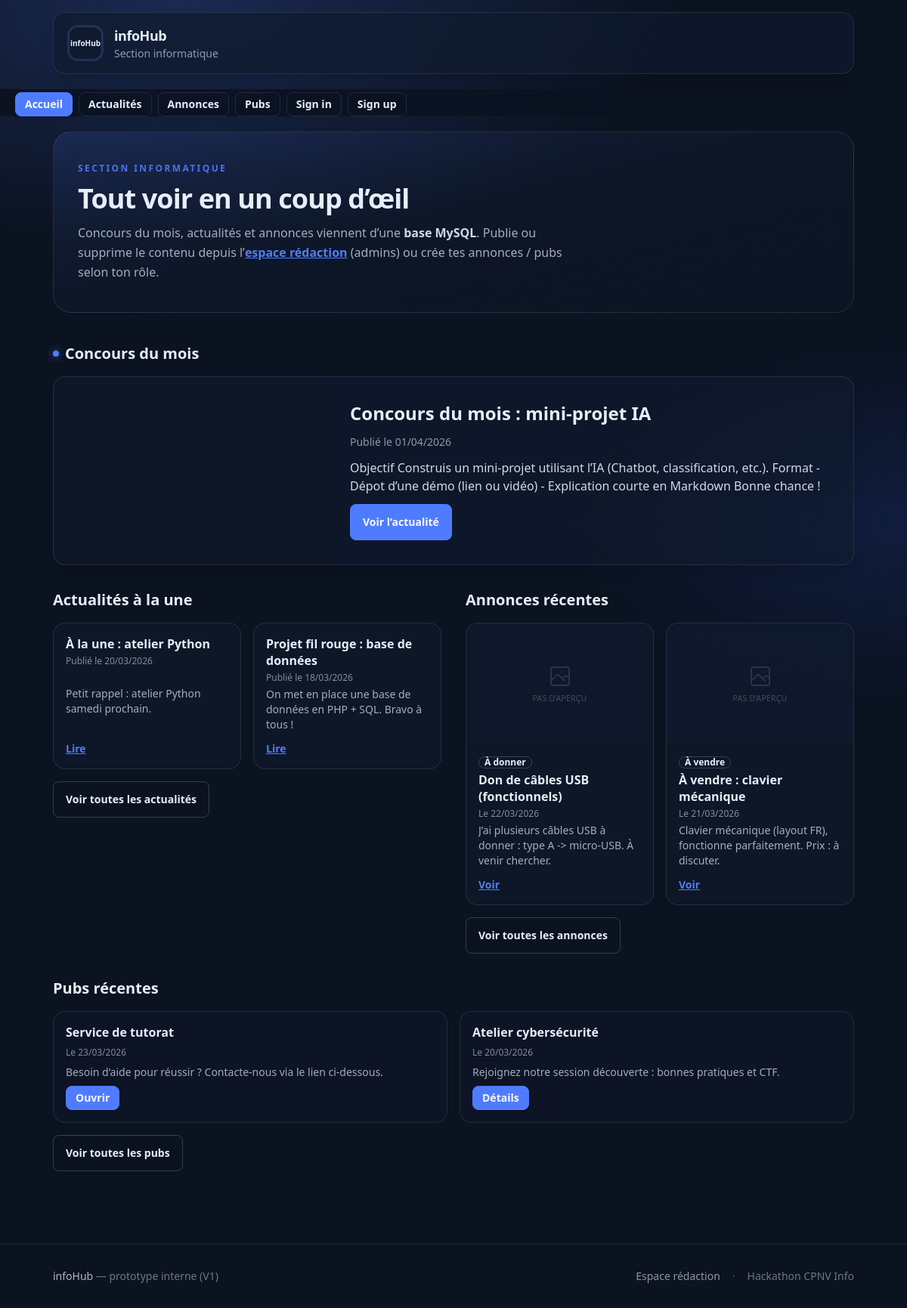
The page / on the database its author committed.
### tables this page shows
CREATE TABLE IF NOT EXISTS news (
  id INT AUTO_INCREMENT PRIMARY KEY,
  title VARCHAR(255) NOT NULL,
  content TEXT NOT NULL,
  image_path VARCHAR(255) NULL,
  is_featured TINYINT(1) NOT NULL DEFAULT 0,
  contest_month CHAR(7) NULL,
  published_at DATETIME NOT NULL DEFAULT CURRENT_TIMESTAMP,
  created_by INT NULL
);

CREATE TABLE IF NOT EXISTS announcements (
  id INT AUTO_INCREMENT PRIMARY KEY,
  title VARCHAR(255) NOT NULL,
  content TEXT NOT NULL,
  image_path VARCHAR(255) NULL,
  category_slug VARCHAR(50) NOT NULL,
  created_by INT NULL,
  status ENUM('visible','hidden') NOT NULL DEFAULT 'visible',
  is_featured TINYINT(1) NOT NULL DEFAULT 0,
  posted_at DATETIME NOT NULL DEFAULT CURRENT_TIMESTAMP,
  CONSTRAINT chk_ann_category CHECK (category_slug IN ('vente','don','covoiturage','aide','petits_boulots','autres'))
);

CREATE TABLE IF NOT EXISTS ads (
  id INT AUTO_INCREMENT PRIMARY KEY,
  title VARCHAR(255) NOT NULL,
  content TEXT NOT NULL,
  image_path VARCHAR(255) NULL,
  link_url VARCHAR(500) NULL,
  created_by INT NULL,
  status ENUM('visible','hidden') NOT NULL DEFAULT 'visible',
  posted_at DATETIME NOT NULL DEFAULT CURRENT_TIMESTAMP
);

### lib/auth.php (called while the page is built, shortened)
<?php
require_once __DIR__ . '/db.php';
function auth_user(): ?array
{
  if (empty($_SESSION['user'])) {
    return null;
  }
  return is_array($_SESSION['user']) ? $_SESSION['user'] : null;
}

### lib/db.php (called while the page is built, shortened)
<?php
function db(): PDO
{
  static $pdo = null;
  if ($pdo instanceof PDO) {
    return $pdo;
  }
  $dsn = sprintf(
    'mysql:host=%s;port=%d;dbname=%s;charset=utf8mb4',
    DB_HOST,
    DB_PORT,
    DB_NAME
  );
  $pdo = new PDO($dsn, DB_USER, DB_PASS, [
    PDO::ATTR_ERRMODE => PDO::ERRMODE_EXCEPTION,
    PDO::ATTR_DEFAULT_FETCH_MODE => PDO::FETCH_ASSOC,
  ]);
  return $pdo;
}

### lib/repositories.php (called while the page is built, shortened)
<?php
require_once __DIR__ . '/db.php';
require_once __DIR__ . '/markdown.php';
function getContestOfMonth(string $yyyyMm): ?array
{
  $sql = "SELECT * FROM news WHERE contest_month = :month ORDER BY published_at DESC LIMIT 1";
  $stmt = db()->prepare($sql);
  $stmt->execute(['month' => $yyyyMm]);
  $row = $stmt->fetch();
  if ($row) {
    return $row;
  }
  $sql = "SELECT * FROM news WHERE contest_month IS NOT NULL ORDER BY published_at DESC LIMIT 1";
  $stmt = db()->query($sql);
  $row = $stmt->fetch();
  return $row ?: null;
}
function getLatestFeaturedNews(int $limit): array
{
  $pdo = db();
  $featuredStmt = $pdo->prepare(
    "SELECT * FROM news WHERE is_featured = 1 ORDER BY published_at DESC LIMIT :lim"
  );
  $featuredStmt->bindValue(':lim', $limit, PDO::PARAM_INT);
  $featuredStmt->execute();
  $featured = $featuredStmt->fetchAll();
  if (count($featured) >= $limit) {
    return $featured;
  }
  $excludedIds = array_filter(array_map(static fn ($r) => (int)$r['id'], $featured));
  $remaining = $limit - count($featured);
  $in = implode(',', array_fill(0, count($excludedIds), '?'));
  $fallbackStmt = $pdo->prepare(
    "SELECT * FROM news WHERE id NOT IN ($in) ORDER BY published_at DESC LIMIT :lim"
  );
  $fallbackStmt->bindValue(':lim', $remaining, PDO::PARAM_INT);
  $fallbackStmt->execute();
  return array_merge($featured, $fallbackStmt->fetchAll());
}
function getLatestFeaturedAnnouncements(int $limit): array
{
  $pdo = db();
  $featuredStmt = $pdo->prepare(
    "SELECT a.*, u.full_name AS author_name, u.email AS author_email
     FROM announcements a
     LEFT JOIN users u ON u.id = a.created_by
     WHERE a.status = 'visible' AND a.is_featured = 1 ORDER BY a.posted_at DESC LIMIT :lim"
  );
  $featuredStmt->bindValue(':lim', $limit, PDO::PARAM_INT);
  $featuredStmt->execute();
  $featured = $featuredStmt->fetchAll();
  if (count($featured) >= $limit) {
    return $featured;
  }
  $excludedIds = array_filter(array_map(static fn ($r) => (int)$r['id'], $featured));
  $remaining = $limit - count($featured);
  $in = implode(',', array_fill(0, count($excludedIds), '?'));
  $fallbackStmt = $pdo->prepare(
    "SELECT a.*, u.full_name AS author_name, u.email AS author_email
     FROM announcements a
     LEFT JOIN users u ON u.id = a.created_by
     WHERE a.status = 'visible' AND a.id NOT IN ($in) ORDER BY a.posted_at DESC LIMIT :lim"
  );
  $fallbackStmt->bindValue(':lim', $remaining, PDO::PARAM_INT);
  $fallbackStmt->execute();
  return array_merge($featured, $fallbackStmt->fetchAll());
}
function getLatestAds(int $limit): array
{
  $stmt = db()->prepare("SELECT * FROM ads WHERE status = 'visible' ORDER BY posted_at DESC LIMIT :lim");
  $stmt->bindValue(':lim', $limit, PDO::PARAM_INT);
  $stmt->execute();
  return $stmt->fetchAll();
}

### pages/home.php (the view, shortened to what this page needs)
<?php
require_once __DIR__ . '/../lib/auth.php';
require_once __DIR__ . '/../lib/repositories.php';
$viewer = auth_user();
?>
<?php require __DIR__ . '/../templates/header.php'; ?>
<?php
$currentMonth = date('Y-m');
$contest = getContestOfMonth($currentMonth);
$news = getLatestFeaturedNews(2);
$announcements = getLatestFeaturedAnnouncements(2);
$ads = getLatestAds(2);
?>
<section class="mb-10 rounded-2xl sm:rounded-3xl border border-base-content/10 bg-gradient-to-br from-primary/15 via-base-200/50 to-base-200/30 px-4 py-7 sm:px-8 sm:py-10 animate-fade-in [animation-fill-mode:both] min-w-0 max-w-full">
  <p class="text-xs font-bold uppercase tracking-[0.18em] sm:tracking-[0.2em] text-primary/90 mb-3 break-words">Section informatique</p>
  <h1 class="text-2xl min-[400px]:text-3xl sm:text-4xl font-bold tracking-tight text-base-content mb-3 leading-tight text-balance break-words">Tout voir en un coup d’œil</h1>
  <p class="text-base text-base-content/70 max-w-2xl leading-relaxed break-words">
    Concours du mois, actualités et annonces viennent d’une <strong class="text-base-content/90">base MySQL</strong>.
    <?php if ($viewer && (string)$viewer['role'] === 'collaborateur'): ?>
      En tant que <strong class="text-base-content/90">collaborateur</strong>, tu consultes le site en lecture ; tu peux créer et gérer tes <strong class="text-base-content/90">pubs</strong> depuis la barre de navigation.
    <?php else: ?>
      Publie ou supprime le contenu depuis l’<a href="admin/login.php" class="link link-primary font-semibold">espace rédaction</a> (admins) ou crée tes annonces / pubs selon ton rôle.
    <?php endif; ?>
  </p>
</section>
<section class="my-6 animate-fade-in [animation-delay:80ms] [animation-fill-mode:both]">
  <h2 class="text-xl font-bold mb-4 flex items-center gap-2">
    <span class="h-2 w-2 rounded-full bg-primary shadow-[0_0_12px_rgba(79,124,255,0.8)]" aria-hidden="true"></span>
    Concours du mois
  </h2>
  <?php if ($contest): ?>
    <article class="card lg:card-side bg-base-200/65 border border-base-content/10 shadow-lg hover:shadow-xl transition-shadow duration-300 overflow-x-clip min-w-0 max-w-full">
      <figure class="w-full lg:w-[min(100%,360px)] shrink-0 bg-base-300/40 p-2 sm:p-3 min-w-0">
      </figure>
      <div class="card-body gap-3 min-w-0">
        <h2 class="card-title text-xl min-[400px]:text-2xl font-bold break-words"><?= h($contest['title']) ?></h2>
        <p class="text-sm text-base-content/60">
          Publié le <?= h(date_format(new DateTime($contest['published_at']), 'd/m/Y')) ?>
        </p>
        <div class="rich text-base-content/90">
          <?= render_markdown(markdown_snippet((string)$contest['content'], 260)) ?>
        </div>
        <a class="btn btn-primary w-fit transition-transform duration-200 hover:scale-[1.02]" href="index.php?route=news_detail&id=<?= (int)$contest['id'] ?>">Voir l’actualité</a>
      </div>
    </article>
  <?php endif; ?>
</section>
<section class="my-8 grid gap-8 lg:grid-cols-2 animate-fade-in [animation-delay:120ms] [animation-fill-mode:both]">
  <div>
    <h2 class="text-xl font-bold mb-4">Actualités à la une</h2>
    <div class="grid gap-4 sm:grid-cols-2">
      <?php foreach ($news as $n): ?>
        <article class="card bg-base-200/60 border border-base-content/10 overflow-x-clip min-w-0 max-w-full hover:-translate-y-0.5 hover:shadow-lg transition-all duration-300">
          <div class="card-body p-4 gap-1">
            <h3 class="font-bold text-base leading-snug"><?= h($n['title']) ?></h3>
            <p class="text-xs text-base-content/55">Publié le <?= h(date_format(new DateTime($n['published_at']), 'd/m/Y')) ?></p>
            <p class="text-sm text-base-content/70 line-clamp-3"><?= h(markdown_snippet((string)$n['content'], 140)) ?></p>
            <a class="link link-primary font-bold text-sm mt-2 w-fit" href="index.php?route=news_detail&id=<?= (int)$n['id'] ?>">Lire</a>
          </div>
        </article>
      <?php endforeach; ?>
    </div>
    <a class="btn btn-outline border-base-content/20 mt-4 transition-all duration-200 hover:border-primary/50" href="index.php?route=news">Voir toutes les actualités</a>
  </div>
  <div>
    <h2 class="text-xl font-bold mb-4">Annonces récentes</h2>
    <div class="grid gap-4 sm:grid-cols-2">
      <?php foreach ($announcements as $a): ?>
        <article class="card bg-base-200/60 border border-base-content/10 overflow-hidden min-w-0 max-w-full hover:-translate-y-0.5 hover:shadow-lg transition-all duration-300">
          <?php
          $attachmentPath = !empty($a['image_path']) ? (string)$a['image_path'] : null;
          require __DIR__ . '/../templates/partials/announcement_card_media.php';
          ?>
          <div class="card-body p-4 gap-1">
            <div class="flex flex-wrap items-center gap-x-2 gap-y-1">
              <span class="badge badge-outline badge-sm font-semibold w-fit border-base-content/20"><?= h(ANNOUNCEMENT_CATEGORIES[$a['category_slug']] ?? $a['category_slug']) ?></span>
            </div>
            <h3 class="font-bold text-base leading-snug"><?= h($a['title']) ?></h3>
            <p class="text-xs text-base-content/55">Le <?= h(date_format(new DateTime($a['posted_at']), 'd/m/Y')) ?></p>
            <p class="text-sm text-base-content/70 line-clamp-3"><?= h(markdown_snippet((string)$a['content'], 140)) ?></p>
            <a class="link link-primary font-bold text-sm mt-2 w-fit" href="index.php?route=announcement_detail&id=<?= (int)$a['id'] ?>">Voir</a>
          </div>
        </article>
      <?php endforeach; ?>
    </div>
    <a class="btn btn-outline border-base-content/20 mt-4 transition-all duration-200 hover:border-primary/50" href="index.php?route=announcements">Voir toutes les annonces</a>
  </div>
</section>
<section class="my-8 animate-fade-in [animation-delay:160ms] [animation-fill-mode:both]">
  <h2 class="text-xl font-bold mb-4">Pubs récentes</h2>
  <div class="grid gap-4 sm:grid-cols-2">
    <?php foreach ($ads as $ad): ?>
      <article class="card bg-base-300/50 border border-base-content/10 overflow-x-clip min-w-0 max-w-full hover:-translate-y-0.5 hover:shadow-lg transition-all duration-300">
        <div class="card-body p-4 gap-2">
          <h3 class="font-bold text-base leading-snug"><?= h($ad['title']) ?></h3>
          <p class="text-xs text-base-content/55">Le <?= h(date_format(new DateTime($ad['posted_at']), 'd/m/Y')) ?></p>
          <p class="text-sm text-base-content/70 line-clamp-3"><?= h(markdown_snippet((string)$ad['content'], 160)) ?></p>
          <?php if (!empty($ad['link_url'])): ?>
            <a class="btn btn-primary btn-sm w-fit transition-transform duration-200 hover:scale-[1.02]" href="<?= h($ad['link_url']) ?>" target="_blank" rel="noopener noreferrer">Ouvrir</a>
          <?php else: ?>
            <a class="btn btn-primary btn-sm w-fit transition-transform duration-200 hover:scale-[1.02]" href="index.php?route=ad_detail&id=<?= (int)$ad['id'] ?>">Détails</a>
          <?php endif; ?>
        </div>
      </article>
    <?php endforeach; ?>
  </div>
  <a class="btn btn-outline border-base-content/20 mt-4 transition-all duration-200 hover:border-primary/50" href="index.php?route=ads">Voir toutes les pubs</a>
</section>
<?php require __DIR__ . '/../templates/footer.php'; ?>

### lib/markdown.php (shortened to what this page needs)
<?php
function render_markdown(string $markdown): string
{
  $markdown = str_replace(["\r\n", "\r"], "\n", $markdown);
  $escaped = htmlspecialchars($markdown, ENT_QUOTES | ENT_SUBSTITUTE, 'UTF-8');
  $lines = explode("\n", $escaped);
  $html = implode("\n", $lines);
  $html = preg_replace(
    '/\[(.+?)\]\((https?:\/\/[^\)]+)\)/',
    '<a href="$2" target="_blank" rel="noopener noreferrer">$1</a>',
    $html
  );
  $html = preg_replace('/`([^`]+)`/', '<code>$1</code>', $html);
  $html = preg_replace('/\*\*([^\*]+)\*\*/', '<strong>$1</strong>', $html);
  $html = preg_replace('/(^|[^*])\*([^*\n]+)\*/', '$1<em>$2</em>', $html);
  $segments = preg_split('/\n{2,}/', $html);
  $out = [];
  foreach ($segments as $seg) {
    $seg = str_replace("\n", "<br>\n", $seg);
    $out[] = $seg;
  }
  return implode("\n<br>\n", $out);
}
function markdown_snippet(string $markdown, int $maxChars = 200): string
{
  $text = str_replace(["\r\n", "\r"], "\n", $markdown);
  $text = preg_replace('/\[(.*?)\]\((https?:\/\/[^\)]+)\)/', '$1', (string)$text);
  $text = preg_replace('/\*\*([^*]+)\*\*/', '$1', (string)$text);
  $text = preg_replace('/\*([^*\n]+)\*/', '$1', (string)$text);
  $text = preg_replace('/`([^`]+)`/', '$1', (string)$text);
  $text = preg_replace('/^#{1,3}\s*/m', '', (string)$text);
  $text = preg_replace('/\s+/', ' ', trim((string)$text));
  if (mb_strlen($text) <= $maxChars) {
    return $text;
  }
  return mb_substr($text, 0, $maxChars - 1) . '…';
}

### templates/partials/announcement_card_media.php (shortened to what this page needs)
<?php
$path = (isset($attachmentPath) && is_string($attachmentPath) && $attachmentPath !== '')
  ? $attachmentPath
  : '';
$e = static function (string $s): string {
  return htmlspecialchars($s, ENT_QUOTES | ENT_SUBSTITUTE, 'UTF-8');
};
?>
<figure class="announcement-card-media relative h-36 w-full shrink-0 overflow-hidden bg-base-200/50 sm:h-40">
  <?php if ($path === ''): ?>
    <div class="absolute inset-0 flex flex-col items-center justify-center gap-1 px-4 text-center text-base-content/30" aria-hidden="true">
      <span class="text-[0.65rem] font-medium uppercase tracking-wide opacity-80">Pas d’aperçu</span>
    </div>
  <?php elseif (announcement_attachment_is_pdf($path)): ?>
    <div class="absolute inset-0 flex items-center justify-center p-3">
      <a class="btn btn-sm btn-outline border-base-content/20 bg-base-200/50 hover:bg-base-200/80" href="<?= $e($path) ?>" target="_blank" rel="noopener noreferrer">PDF joint</a>
    </div>
  <?php else: ?>
    <div class="absolute inset-0 flex items-center justify-center p-3">
      <a class="btn btn-sm btn-ghost border border-base-content/10" href="<?= $e($path) ?>" target="_blank" rel="noopener noreferrer">Pièce jointe</a>
    </div>
  <?php endif; ?>
</figure>

### rows shown on the page
news: title "Concours du mois : mini-projet IA", published_at "01/04/2026", content "Objectif Construis un mini-projet utilisant l’IA (Chatbot, classification, etc.). Format - Dépot d’une démo (lien ou vidéo) - Explication courte en Markdown Bonne chance !"
news: title "À la une : atelier Python", published_at "20/03/2026", content "Petit rappel : atelier Python samedi prochain."
news: title "Projet fil rouge : base de données", published_at "18/03/2026", content "On met en place une base de données en PHP + SQL. Bravo à tous !"
announcements: category_slug "À donner", title "Don de câbles USB (fonctionnels)", posted_at "22/03/2026", content "J’ai plusieurs câbles USB à donner : type A -> micro-USB. À venir chercher."
announcements: category_slug "À vendre", title "À vendre : clavier mécanique", posted_at "21/03/2026", content "Clavier mécanique (layout FR), fonctionne parfaitement. Prix : à discuter."
ads: title "Service de tutorat", posted_at "23/03/2026", content "Besoin d’aide pour réussir ? Contacte-nous via le lien ci-dessous."
ads: title "Atelier cybersécurité", posted_at "20/03/2026", content "Rejoignez notre session découverte : bonnes pratiques et CTF."

### other values the page prints
SITE_TITLE "infoHub"
